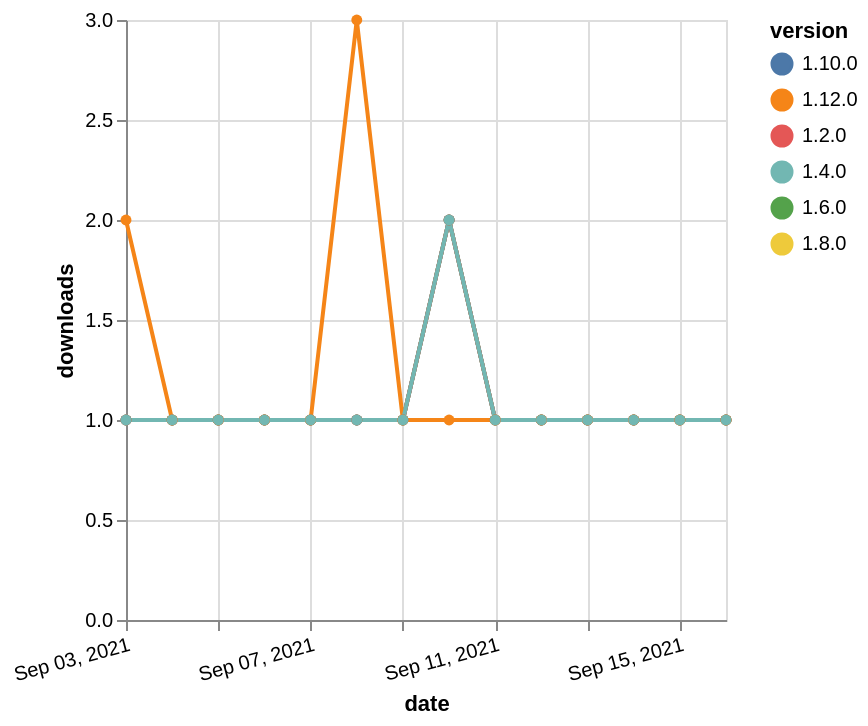

Express this chart as Vega-Lite.
### Vega-Lite specification from a JSON file in a GitHub repository (floating-point values rounded to 4 significant figures)
{"$schema": "https://vega.github.io/schema/vega-lite/v5.json", "description": "A simple bar chart with embedded data.", "data": {"values": [{"date": "2021-09-03", "total": 170, "delta": 1, "version": "1.6.0"}, {"date": "2021-09-04", "total": 171, "delta": 1, "version": "1.6.0"}, {"date": "2021-09-05", "total": 172, "delta": 1, "version": "1.6.0"}, {"date": "2021-09-06", "total": 173, "delta": 1, "version": "1.6.0"}, {"date": "2021-09-07", "total": 174, "delta": 1, "version": "1.6.0"}, {"date": "2021-09-08", "total": 175, "delta": 1, "version": "1.6.0"}, {"date": "2021-09-09", "total": 176, "delta": 1, "version": "1.6.0"}, {"date": "2021-09-10", "total": 178, "delta": 2, "version": "1.6.0"}, {"date": "2021-09-11", "total": 179, "delta": 1, "version": "1.6.0"}, {"date": "2021-09-12", "total": 180, "delta": 1, "version": "1.6.0"}, {"date": "2021-09-13", "total": 181, "delta": 1, "version": "1.6.0"}, {"date": "2021-09-14", "total": 182, "delta": 1, "version": "1.6.0"}, {"date": "2021-09-15", "total": 183, "delta": 1, "version": "1.6.0"}, {"date": "2021-09-16", "total": 184, "delta": 1, "version": "1.6.0"}, {"date": "2021-09-03", "total": 153, "delta": 1, "version": "1.8.0"}, {"date": "2021-09-04", "total": 154, "delta": 1, "version": "1.8.0"}, {"date": "2021-09-05", "total": 155, "delta": 1, "version": "1.8.0"}, {"date": "2021-09-06", "total": 156, "delta": 1, "version": "1.8.0"}, {"date": "2021-09-07", "total": 157, "delta": 1, "version": "1.8.0"}, {"date": "2021-09-08", "total": 158, "delta": 1, "version": "1.8.0"}, {"date": "2021-09-09", "total": 159, "delta": 1, "version": "1.8.0"}, {"date": "2021-09-10", "total": 161, "delta": 2, "version": "1.8.0"}, {"date": "2021-09-11", "total": 162, "delta": 1, "version": "1.8.0"}, {"date": "2021-09-12", "total": 163, "delta": 1, "version": "1.8.0"}, {"date": "2021-09-13", "total": 164, "delta": 1, "version": "1.8.0"}, {"date": "2021-09-14", "total": 165, "delta": 1, "version": "1.8.0"}, {"date": "2021-09-15", "total": 166, "delta": 1, "version": "1.8.0"}, {"date": "2021-09-16", "total": 167, "delta": 1, "version": "1.8.0"}, {"date": "2021-09-03", "total": 165, "delta": 1, "version": "1.10.0"}, {"date": "2021-09-04", "total": 166, "delta": 1, "version": "1.10.0"}, {"date": "2021-09-05", "total": 167, "delta": 1, "version": "1.10.0"}, {"date": "2021-09-06", "total": 168, "delta": 1, "version": "1.10.0"}, {"date": "2021-09-07", "total": 169, "delta": 1, "version": "1.10.0"}, {"date": "2021-09-08", "total": 170, "delta": 1, "version": "1.10.0"}, {"date": "2021-09-09", "total": 171, "delta": 1, "version": "1.10.0"}, {"date": "2021-09-10", "total": 173, "delta": 2, "version": "1.10.0"}, {"date": "2021-09-11", "total": 174, "delta": 1, "version": "1.10.0"}, {"date": "2021-09-12", "total": 175, "delta": 1, "version": "1.10.0"}, {"date": "2021-09-13", "total": 176, "delta": 1, "version": "1.10.0"}, {"date": "2021-09-14", "total": 177, "delta": 1, "version": "1.10.0"}, {"date": "2021-09-15", "total": 178, "delta": 1, "version": "1.10.0"}, {"date": "2021-09-16", "total": 179, "delta": 1, "version": "1.10.0"}, {"date": "2021-09-03", "total": 213, "delta": 1, "version": "1.2.0"}, {"date": "2021-09-04", "total": 214, "delta": 1, "version": "1.2.0"}, {"date": "2021-09-05", "total": 215, "delta": 1, "version": "1.2.0"}, {"date": "2021-09-06", "total": 216, "delta": 1, "version": "1.2.0"}, {"date": "2021-09-07", "total": 217, "delta": 1, "version": "1.2.0"}, {"date": "2021-09-08", "total": 218, "delta": 1, "version": "1.2.0"}, {"date": "2021-09-09", "total": 219, "delta": 1, "version": "1.2.0"}, {"date": "2021-09-10", "total": 221, "delta": 2, "version": "1.2.0"}, {"date": "2021-09-11", "total": 222, "delta": 1, "version": "1.2.0"}, {"date": "2021-09-12", "total": 223, "delta": 1, "version": "1.2.0"}, {"date": "2021-09-13", "total": 224, "delta": 1, "version": "1.2.0"}, {"date": "2021-09-14", "total": 225, "delta": 1, "version": "1.2.0"}, {"date": "2021-09-15", "total": 226, "delta": 1, "version": "1.2.0"}, {"date": "2021-09-16", "total": 227, "delta": 1, "version": "1.2.0"}, {"date": "2021-09-03", "total": 115, "delta": 2, "version": "1.12.0"}, {"date": "2021-09-04", "total": 116, "delta": 1, "version": "1.12.0"}, {"date": "2021-09-05", "total": 117, "delta": 1, "version": "1.12.0"}, {"date": "2021-09-06", "total": 118, "delta": 1, "version": "1.12.0"}, {"date": "2021-09-07", "total": 119, "delta": 1, "version": "1.12.0"}, {"date": "2021-09-08", "total": 122, "delta": 3, "version": "1.12.0"}, {"date": "2021-09-09", "total": 123, "delta": 1, "version": "1.12.0"}, {"date": "2021-09-10", "total": 124, "delta": 1, "version": "1.12.0"}, {"date": "2021-09-11", "total": 125, "delta": 1, "version": "1.12.0"}, {"date": "2021-09-12", "total": 126, "delta": 1, "version": "1.12.0"}, {"date": "2021-09-13", "total": 127, "delta": 1, "version": "1.12.0"}, {"date": "2021-09-14", "total": 128, "delta": 1, "version": "1.12.0"}, {"date": "2021-09-15", "total": 129, "delta": 1, "version": "1.12.0"}, {"date": "2021-09-16", "total": 130, "delta": 1, "version": "1.12.0"}, {"date": "2021-09-03", "total": 175, "delta": 1, "version": "1.4.0"}, {"date": "2021-09-04", "total": 176, "delta": 1, "version": "1.4.0"}, {"date": "2021-09-05", "total": 177, "delta": 1, "version": "1.4.0"}, {"date": "2021-09-06", "total": 178, "delta": 1, "version": "1.4.0"}, {"date": "2021-09-07", "total": 179, "delta": 1, "version": "1.4.0"}, {"date": "2021-09-08", "total": 180, "delta": 1, "version": "1.4.0"}, {"date": "2021-09-09", "total": 181, "delta": 1, "version": "1.4.0"}, {"date": "2021-09-10", "total": 183, "delta": 2, "version": "1.4.0"}, {"date": "2021-09-11", "total": 184, "delta": 1, "version": "1.4.0"}, {"date": "2021-09-12", "total": 185, "delta": 1, "version": "1.4.0"}, {"date": "2021-09-13", "total": 186, "delta": 1, "version": "1.4.0"}, {"date": "2021-09-14", "total": 187, "delta": 1, "version": "1.4.0"}, {"date": "2021-09-15", "total": 188, "delta": 1, "version": "1.4.0"}, {"date": "2021-09-16", "total": 189, "delta": 1, "version": "1.4.0"}]}, "width": "container", "mark": {"type": "line", "point": {"filled": true}}, "encoding": {"x": {"field": "date", "type": "temporal", "timeUnit": "yearmonthdate", "title": "date", "axis": {"labelAngle": -15}}, "y": {"field": "delta", "type": "quantitative", "title": "downloads"}, "color": {"field": "version", "type": "nominal"}, "tooltip": {"field": "delta"}}}
